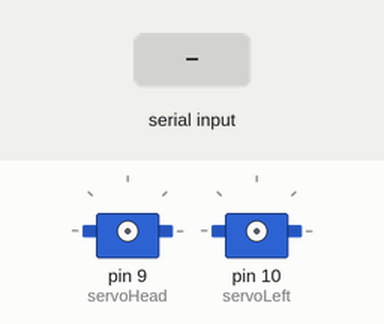
Recording of a sketch running on a simulated Arduino Uno, built with avr-gcc and run on an emulated ATmega328P. Shown: 2 × servo. The test bench sets the inputs (shaded band). What the sketch prints to the serial monitor is not drawn.

Above: at 1.2 s.
1.3 s: "90,45,200\n" received over Serial
2.8 s: "90,45\n" received over Serial
4.3 s: "30,150\n" received over Serial
At 4.7 s:
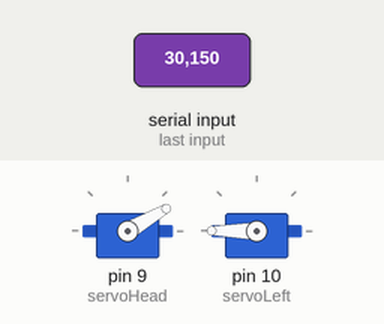
5.8 s: "5\n" received over Serial
At 6.9 s:
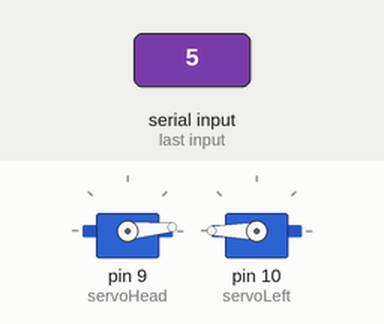
7.3 s: "1,90\n" received over Serial
At 8.1 s:
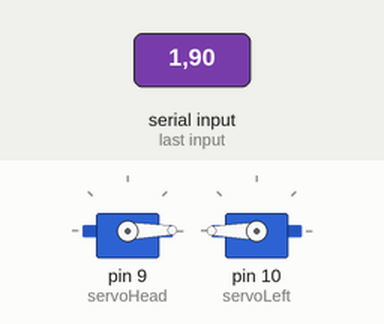
8.8 s: "90\n" received over Serial
At 9.2 s:
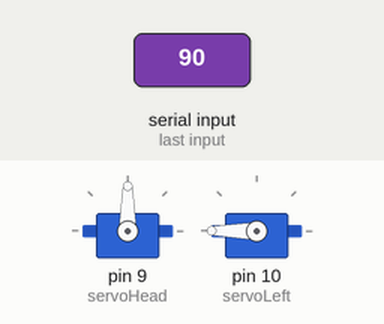
Timing chart, 0 to 11.3 s (numbered marks = the images above; inputs shaded):
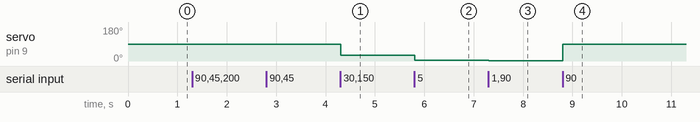

Measured:
- after the input at 4.3 s, servo on pin 9 (servoHead): 90° → 30° at once
- after the input at 5.8 s, servo on pin 9 (servoHead): 30° → 5° at once
- after the input at 7.3 s, servo on pin 9 (servoHead): 5° → 1° at once
- after the input at 8.8 s, servo on pin 9 (servoHead): 1° → 90° at once

The sketch:

PoV_arduino_code.ino
```cpp
#include <Servo.h>

const int servoHead = 9;
const int servoLeft = 10;
const int servoRight = 11;

Servo servoHead1;
Servo servoLeft1;
Servo servoRight1;

int headMotorValue = 0;
int bottomMotorValue = 0;
int bottomMotorValueSides = 0;

String inputString = "";         // a string to hold incoming data
boolean stringComplete = false;  // whether the string is complete

void setup() {

  Serial.begin(9600);

  //inputString.reserve(200);
}

void loop() {

  if (stringComplete) {

    inputString = ""; // clear the string:
    stringComplete = false;

    if (headMotorValue >= 0 && headMotorValue <= 180) {
      servoHead1.attach(servoHead);
      servoHead1.write(headMotorValue);

    } else {
      servoHead1.detach();
    }

    if (bottomMotorValue >= -60 && bottomMotorValue <= -30) {
      servoLeft1.attach(servoLeft);
      servoRight1.attach(servoRight);
      servoRight1.write(0);
      servoLeft1.write(180);
      //go Forward

    } else if (bottomMotorValue >= 10 && bottomMotorValue <= 40) {
      servoLeft1.attach(servoLeft);
      servoRight1.attach(servoRight);
      servoRight1.write(180);
      servoLeft1.write(0);
      //go Backward

    } else if (bottomMotorValueSides >= 30 && bottomMotorValueSides <= 50){
      servoLeft1.attach(servoLeft);
      servoLeft1.write(180);
      servoHead1.detach();
      //turn Right

    } else if (bottomMotorValueSides <= -30 && bottomMotorValueSides >= -50){
      servoRight1.attach(servoRight);
      servoRight1.write(0);
      servoHead1.detach();
      //turn Left

    } else {
      servoLeft1.detach();
      servoRight1.detach();
    }
  }
}

void serialEvent() {

  while (Serial.available()) {

    Serial.write("OK"); //handshake

    char inChar = (char)Serial.read(); // get the new byte
    inputString += inChar; // add it to the inputString:

    // if the incoming character is a newline, set a flag
    // so the main loop can do something about it:

    if (inChar == '\n') {
      headMotorValue = inputString.substring(0, inputString.indexOf(',')).toInt();
      bottomMotorValue = inputString.substring(inputString.indexOf(',') + 1).toInt();
      bottomMotorValueSides = inputString.substring(inputString.lastIndexOf(',') +1).toInt();
      stringComplete = true;

    }
  }
}
```
